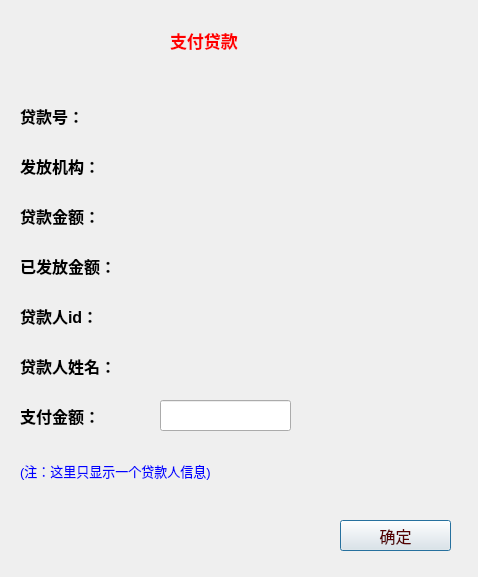
<?xml version="1.0" encoding="UTF-8"?>
<ui version="4.0">
 <class>loanPay</class>
 <widget class="QDialog" name="loanPay">
  <property name="geometry">
   <rect>
    <x>0</x>
    <y>0</y>
    <width>478</width>
    <height>577</height>
   </rect>
  </property>
  <property name="windowTitle">
   <string>Dialog</string>
  </property>
  <widget class="QLabel" name="label">
   <property name="geometry">
    <rect>
     <x>170</x>
     <y>20</y>
     <width>131</width>
     <height>41</height>
    </rect>
   </property>
   <property name="font">
    <font>
     <pointsize>13</pointsize>
     <weight>75</weight>
     <bold>true</bold>
    </font>
   </property>
   <property name="styleSheet">
    <string notr="true">color:red</string>
   </property>
   <property name="text">
    <string>支付贷款</string>
   </property>
  </widget>
  <widget class="QPushButton" name="Ok">
   <property name="geometry">
    <rect>
     <x>340</x>
     <y>520</y>
     <width>111</width>
     <height>31</height>
    </rect>
   </property>
   <property name="font">
    <font>
     <pointsize>12</pointsize>
     <weight>50</weight>
     <bold>false</bold>
    </font>
   </property>
   <property name="styleSheet">
    <string notr="true">color:rgb(85, 0, 0)</string>
   </property>
   <property name="text">
    <string>确定</string>
   </property>
  </widget>
  <widget class="QLabel" name="label_2">
   <property name="geometry">
    <rect>
     <x>20</x>
     <y>100</y>
     <width>91</width>
     <height>31</height>
    </rect>
   </property>
   <property name="font">
    <font>
     <pointsize>12</pointsize>
     <weight>75</weight>
     <bold>true</bold>
    </font>
   </property>
   <property name="text">
    <string>贷款号：</string>
   </property>
  </widget>
  <widget class="QLabel" name="loan_id">
   <property name="geometry">
    <rect>
     <x>160</x>
     <y>100</y>
     <width>261</width>
     <height>31</height>
    </rect>
   </property>
   <property name="font">
    <font>
     <pointsize>12</pointsize>
     <weight>50</weight>
     <bold>false</bold>
    </font>
   </property>
   <property name="text">
    <string/>
   </property>
  </widget>
  <widget class="QLabel" name="label_3">
   <property name="geometry">
    <rect>
     <x>20</x>
     <y>150</y>
     <width>91</width>
     <height>31</height>
    </rect>
   </property>
   <property name="font">
    <font>
     <pointsize>12</pointsize>
     <weight>75</weight>
     <bold>true</bold>
    </font>
   </property>
   <property name="text">
    <string>发放机构：</string>
   </property>
  </widget>
  <widget class="QLabel" name="bank">
   <property name="geometry">
    <rect>
     <x>160</x>
     <y>150</y>
     <width>271</width>
     <height>31</height>
    </rect>
   </property>
   <property name="font">
    <font>
     <pointsize>12</pointsize>
     <weight>50</weight>
     <bold>false</bold>
    </font>
   </property>
   <property name="text">
    <string/>
   </property>
  </widget>
  <widget class="QLabel" name="label_4">
   <property name="geometry">
    <rect>
     <x>20</x>
     <y>200</y>
     <width>91</width>
     <height>31</height>
    </rect>
   </property>
   <property name="font">
    <font>
     <pointsize>12</pointsize>
     <weight>75</weight>
     <bold>true</bold>
    </font>
   </property>
   <property name="text">
    <string>贷款金额：</string>
   </property>
  </widget>
  <widget class="QLabel" name="amount">
   <property name="geometry">
    <rect>
     <x>160</x>
     <y>200</y>
     <width>261</width>
     <height>31</height>
    </rect>
   </property>
   <property name="font">
    <font>
     <pointsize>12</pointsize>
     <weight>50</weight>
     <bold>false</bold>
    </font>
   </property>
   <property name="text">
    <string/>
   </property>
  </widget>
  <widget class="QLabel" name="label_5">
   <property name="geometry">
    <rect>
     <x>20</x>
     <y>250</y>
     <width>121</width>
     <height>31</height>
    </rect>
   </property>
   <property name="font">
    <font>
     <pointsize>12</pointsize>
     <weight>75</weight>
     <bold>true</bold>
    </font>
   </property>
   <property name="text">
    <string>已发放金额：</string>
   </property>
  </widget>
  <widget class="QLabel" name="amount_payed">
   <property name="geometry">
    <rect>
     <x>160</x>
     <y>250</y>
     <width>261</width>
     <height>31</height>
    </rect>
   </property>
   <property name="font">
    <font>
     <pointsize>12</pointsize>
     <weight>50</weight>
     <bold>false</bold>
    </font>
   </property>
   <property name="text">
    <string/>
   </property>
  </widget>
  <widget class="QLabel" name="label_6">
   <property name="geometry">
    <rect>
     <x>20</x>
     <y>400</y>
     <width>91</width>
     <height>31</height>
    </rect>
   </property>
   <property name="font">
    <font>
     <pointsize>12</pointsize>
     <weight>75</weight>
     <bold>true</bold>
    </font>
   </property>
   <property name="text">
    <string>支付金额：</string>
   </property>
  </widget>
  <widget class="QLineEdit" name="pay">
   <property name="geometry">
    <rect>
     <x>160</x>
     <y>400</y>
     <width>131</width>
     <height>31</height>
    </rect>
   </property>
   <property name="text">
    <string/>
   </property>
  </widget>
  <widget class="QLabel" name="label_7">
   <property name="geometry">
    <rect>
     <x>20</x>
     <y>300</y>
     <width>91</width>
     <height>31</height>
    </rect>
   </property>
   <property name="font">
    <font>
     <pointsize>12</pointsize>
     <weight>75</weight>
     <bold>true</bold>
    </font>
   </property>
   <property name="text">
    <string>贷款人id：</string>
   </property>
  </widget>
  <widget class="QLabel" name="client_id">
   <property name="geometry">
    <rect>
     <x>160</x>
     <y>300</y>
     <width>251</width>
     <height>31</height>
    </rect>
   </property>
   <property name="font">
    <font>
     <pointsize>12</pointsize>
     <weight>50</weight>
     <bold>false</bold>
    </font>
   </property>
   <property name="text">
    <string/>
   </property>
  </widget>
  <widget class="QLabel" name="client_name">
   <property name="geometry">
    <rect>
     <x>160</x>
     <y>350</y>
     <width>251</width>
     <height>31</height>
    </rect>
   </property>
   <property name="font">
    <font>
     <pointsize>12</pointsize>
     <weight>50</weight>
     <bold>false</bold>
    </font>
   </property>
   <property name="text">
    <string/>
   </property>
  </widget>
  <widget class="QLabel" name="label_8">
   <property name="geometry">
    <rect>
     <x>20</x>
     <y>350</y>
     <width>121</width>
     <height>31</height>
    </rect>
   </property>
   <property name="font">
    <font>
     <pointsize>12</pointsize>
     <weight>75</weight>
     <bold>true</bold>
    </font>
   </property>
   <property name="text">
    <string>贷款人姓名：</string>
   </property>
  </widget>
  <widget class="QLabel" name="label_9">
   <property name="geometry">
    <rect>
     <x>20</x>
     <y>460</y>
     <width>401</width>
     <height>21</height>
    </rect>
   </property>
   <property name="font">
    <font>
     <pointsize>10</pointsize>
    </font>
   </property>
   <property name="styleSheet">
    <string notr="true">color:blue</string>
   </property>
   <property name="text">
    <string>(注：这里只显示一个贷款人信息)</string>
   </property>
  </widget>
  <widget class="QLabel" name="ts">
   <property name="geometry">
    <rect>
     <x>330</x>
     <y>400</y>
     <width>191</width>
     <height>31</height>
    </rect>
   </property>
   <property name="font">
    <font>
     <pointsize>12</pointsize>
    </font>
   </property>
   <property name="styleSheet">
    <string notr="true">color:red</string>
   </property>
   <property name="text">
    <string/>
   </property>
  </widget>
 </widget>
 <resources/>
 <connections/>
</ui>
